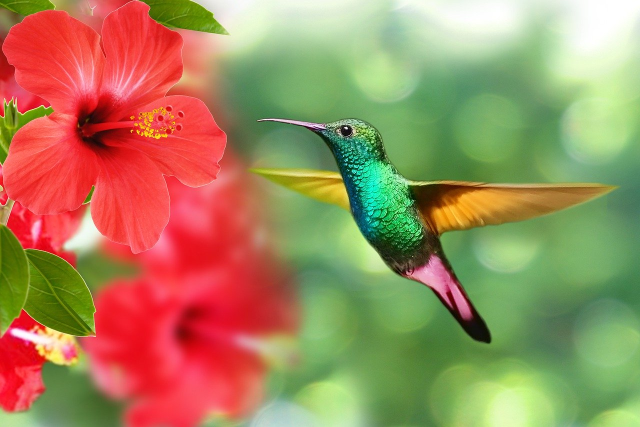
#> input picture Analitica/ciencia_datos_con_python/notebooks_ejemplos/imagenes/colibri.jpeg, 1280 x 854 px (shown at 1/2 size)
$ jupyter execute 01_procesar_imagen.ipynb   (shell and % lines are left out)
#> lines starting #> are read from the running program, lines starting #| are printed output that depends on the picture
[cell 1]
# Para mostrar e insertar imágenes directamente en el notebook
from IPython.display import Image

[cell 2]
import cv2 # paquete para procesamiento de imágenes
import numpy as np
import matplotlib.pyplot as plt
from pathlib import Path # Para trabajar con rutas de archivos

Para mostrar gráficas generadas por matplotlib en la misma celda se usa el comando mágico de IPython `%matplotlib inline`.

[cell 3]
DATA_DIR = Path.cwd().resolve() / "imagenes"
DATA_DIR

[cell 4]
imagen_path = DATA_DIR / "colibri.jpeg"

[cell 5]
Image(imagen_path)

Esta imagen se puede representar en Python como un arreglo de 3 dimensiones: alto, ancho y profundo.

[cell 6]
# cv2.imread lee la imagen en formato BGR (azul, verde, rojo) por defecto

img = cv2.imread(DATA_DIR / "colibri.jpeg", cv2.IMREAD_COLOR)
#> img is the input picture: shape (854, 1280, 3); mean B, G, R 94, 135.9, 163.8

OpenCV trabaja con el formato BGR (blue, green, red). Originalmente, la biblioteca se diseñó para trabajar con cámaras y sistemas que entregaban datos en ese orden, y con el tiempo se consolidó esa convención en la comunidad OpenCV.

Sin embargo, bibliotecas como Matplotlib, esperan imágenes en formato RGB. Por esto, es importante reordenar los canales de colores para extraer información de manera correcta.

[cell 7]
# Convertir la imagen de BGR a RGB para que se muestre correctamente con matplotlib

img = cv2.cvtColor(img, cv2.COLOR_BGR2RGB)

[cell 8]
img.shape
#> Out = (854, 1280, 3)

[cell 9]
print("Fragmento del arreglo (4 filas x 5 columnas):\n", img[:4, :5])
#> (printed output is left out)

[cell 10]
# Las imágenes son arreglos o matrices de números; cada píxel tiene un valor numérico.
# Imprimir una pequeña porción del arreglo para "ver" cómo se organizan los datos:

print("Fragmento del arreglo (4 filas x 5 columnas):\n", img[:4, :5])
#> (printed output is left out)

Imprimir todo el arreglo no es útil, ya que contiene muchos datos sin formato.

## Extracción de una región de interés

[cell 11]
# Supongamos que queremos extraer únicamente la parte de la imagen donde aparece el colibrí.
# Seleccionamos una región mediante índices: [filas_inicial:filas_final, columnas_inicial:columnas_final]
colibri = img[180:680, 480:-30]
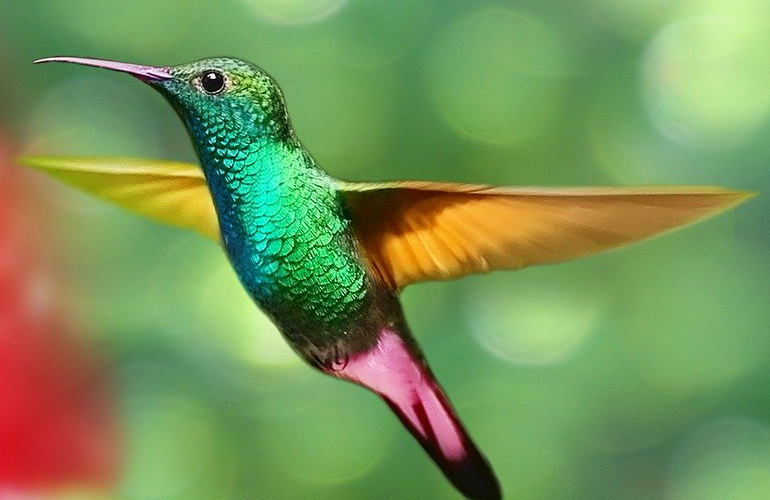
#> colibri: shape (500, 770, 3); mean R, G, B 119.2, 148.1, 88.7

[cell 12]
# Mostrar la imagen del colibrí extraído
plt.figure(figsize=(6, 4))
#> (this line was passed over: IPython is not available in this run)
plt.imshow(colibri)
#> (this line was passed over: IPython is not available in this run)
plt.title("Región del colibrí extraída")
#> (this line was passed over: IPython is not available in this run)
plt.axis("off")
#> (this line was passed over: IPython is not available in this run)
plt.show()

## Operaciones con NumPy aplicadas a la imagen

[cell 13]
# a) Transponer la imagen:
# Cambiamos el orden de los ejes (filas y columnas) para ver el efecto en la visualización.
colibri_transpuesta = np.transpose(colibri, (1, 0, 2))
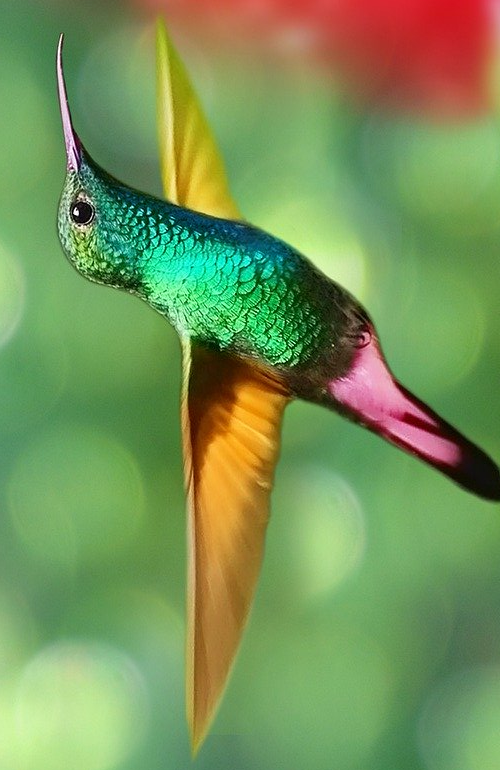
#> colibri_transpuesta: shape (770, 500, 3); mean R, G, B 119.2, 148.1, 88.7
plt.figure(figsize=(6, 4))
#> (this line was passed over: IPython is not available in this run)
plt.imshow(colibri_transpuesta)
#> (this line was passed over: IPython is not available in this run)
plt.title("Imagen transpuesta (intercambio de filas y columnas)")
#> (this line was passed over: IPython is not available in this run)
plt.axis("off")
plt.show()
